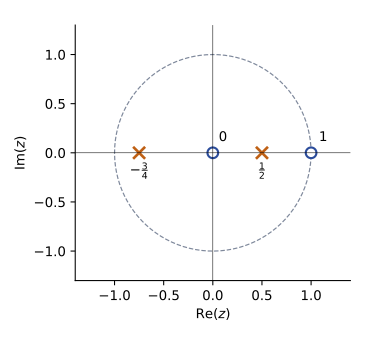

Generate this figure with Python:
"""Partiel 2014-2015, ex. 3 q. 1 : H(z) = z(z - 1) / ((z - 1/2)(z + 3/4)) ; zéros 0 et 1, pôles 1/2 et -3/4.
Régénérer : python ann-2014-poles-zeros.py"""
import numpy as np
import matplotlib
matplotlib.use("Agg")
import matplotlib.pyplot as plt
plt.rcParams.update({"font.family": "sans-serif", "font.size": 10, "svg.fonttype": "none"})
fig, a = plt.subplots(figsize=(3.8, 3.6))
th = np.linspace(0, 2 * np.pi, 400)
a.plot(np.cos(th), np.sin(th), color="#7E889B", ls="--", lw=0.9)
a.plot([0.5, -0.75], [0, 0], "x", color="#BF6014", ms=9, mew=2)
a.plot([0, 1], [0, 0], "o", mfc="white", mec="#2B4C9B", ms=8, mew=1.6)
a.text(0.5, -0.22, r"$\frac{1}{2}$", ha="center"); a.text(-0.75, -0.22, r"$-\frac{3}{4}$", ha="center")
a.text(0.06, 0.12, "0"); a.text(1.08, 0.12, "1")
a.set_aspect("equal"); a.set_xlim(-1.4, 1.4); a.set_ylim(-1.3, 1.3)
a.axhline(0, color="k", lw=0.4); a.axvline(0, color="k", lw=0.4)
a.set_xlabel(r"$\mathrm{Re}(z)$"); a.set_ylabel(r"$\mathrm{Im}(z)$")
a.spines[["top", "right"]].set_visible(False)
fig.tight_layout(); fig.savefig(__file__.replace(".py", ".svg"))
